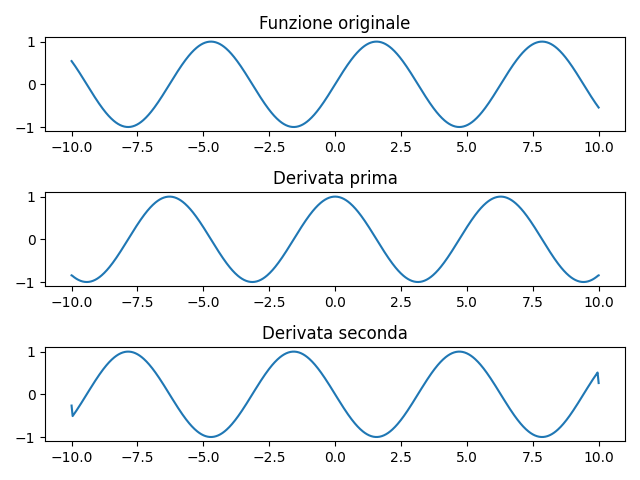

Source code (Python):
import numpy as np
import matplotlib.pyplot as plt

# Definisci la funzione da analizzare
def funzione(x):
    return np.sin(x)  # Esempio di una funzione (puoi modificarla)

# Definisci l'intervallo di valori di x
x = np.linspace(-10, 10, 1000)

# Calcola la derivata prima
derivata_prima = np.gradient(funzione(x), x)

# Calcola la derivata seconda
derivata_seconda = np.gradient(derivata_prima, x)

# Crea il grafico
fig, axs = plt.subplots(3, 1)

# Grafico della funzione
axs[0].plot(x, funzione(x))
axs[0].set_title('Funzione originale')

# Grafico della derivata prima
axs[1].plot(x, derivata_prima)
axs[1].set_title('Derivata prima')

# Grafico della derivata seconda
axs[2].plot(x, derivata_seconda)
axs[2].set_title('Derivata seconda')

# Mostra il grafico
plt.tight_layout()
plt.show()
